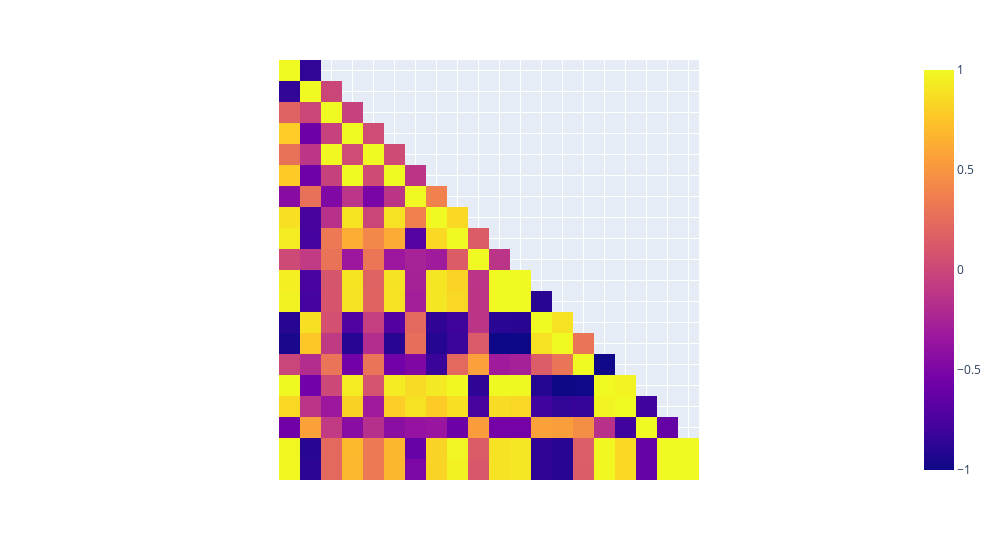

Notebook cell for this chart:
### Code cell
# cria uma matriz de correlação com apenas os valores da metade superior
corr_matrix = chi.corr().where(np.tril(np.ones(chi.corr().shape), k=1).astype(bool))

# cria um heatmap com a matriz de correlação da metade superior
heatmap = px.imshow(corr_matrix)

# define a largura das células
heatmap.update_layout(width=1000)

# remove os nomes das variáveis nos eixos x e y
heatmap.update_xaxes(title='', showticklabels=False)
heatmap.update_yaxes(title='', showticklabels=False)

# mostra o gráfico
heatmap.show()

### Figure 1 — Plotly figure (JSON) as saved in the notebook; plotly's stock layout.template omitted (floating-point values rounded to 4 significant figures; data arrays with more than 128 entries replaced by an {"elided": "..."} marker saying what was removed)
{"data": [{"coloraxis": "coloraxis", "hovertemplate": "x: %{x}<br>y: %{y}<br>color: %{z}<extra></extra>", "name": "0", "type": "heatmap", "x": ["Ano", "Taxa_de_natalidade", "Crescimento_do_pib", "Pib_per_capita", "Crescimento_do_pib_per_capita", "Pib", "Taxa_de_mortalidade", "Despesa_governamental_em_educacao", "Expectativa_de_vida_ao_nascer", "Crescimento_populacao_urbana", "Populacao_urbana_percentual", "Populacao_urbana_total", "Crescimento_populacao_rural", "Populacao_rural_percentual", "Populacao_rural_total", "Despesa_em_pesquisa_e_desenvolvimento", "Gasto_governamental_saude", "Despesa_militar_percentual", "Densidade_populacional", "Populacao_total"], "xaxis": "x", "y": ["Ano", "Taxa_de_natalidade", "Crescimento_do_pib", "Pib_per_capita", "Crescimento_do_pib_per_capita", "Pib", "Taxa_de_mortalidade", "Despesa_governamental_em_educacao", "Expectativa_de_vida_ao_nascer", "Crescimento_populacao_urbana", "Populacao_urbana_percentual", "Populacao_urbana_total", "Crescimento_populacao_rural", "Populacao_rural_percentual", "Populacao_rural_total", "Despesa_em_pesquisa_e_desenvolvimento", "Gasto_governamental_saude", "Despesa_militar_percentual", "Densidade_populacional", "Populacao_total"], "yaxis": "y", "z": {"elided": "20x20 float values"}}], "layout": {"coloraxis": {"colorscale": [[0, "#0d0887"], [0.1111, "#46039f"], [0.2222, "#7201a8"], [0.3333, "#9c179e"], [0.4444, "#bd3786"], [0.5556, "#d8576b"], [0.6667, "#ed7953"], [0.7778, "#fb9f3a"], [0.8889, "#fdca26"], [1, "#f0f921"]]}, "margin": {"t": 60}, "width": 1000, "xaxis": {"anchor": "y", "constrain": "domain", "domain": [0, 1], "scaleanchor": "y", "showticklabels": false, "title": {"text": ""}}, "yaxis": {"anchor": "x", "autorange": "reversed", "constrain": "domain", "domain": [0, 1], "showticklabels": false, "title": {"text": ""}}}}
